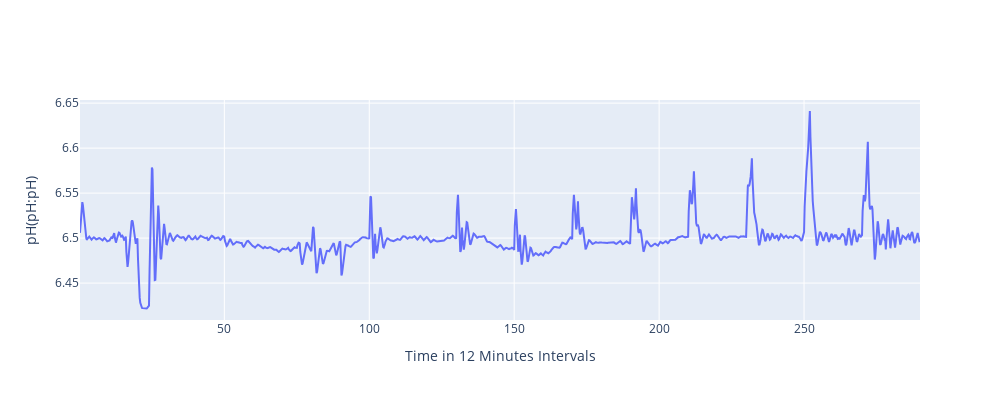
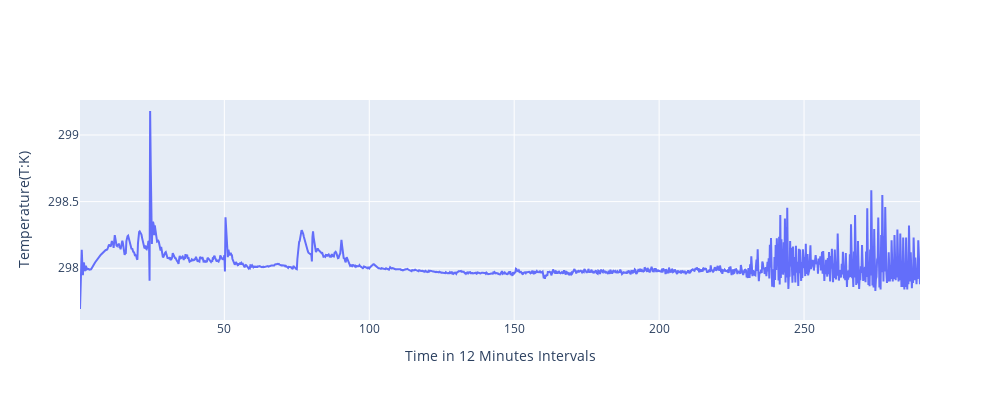

The cell these charts' notebook holds for them, in order:
### Markdown cell above
- ##### Here we can see that there are two distinct groups of features. One of them display a certain trend with time, with visible cyclic patterns in the 25-50 hour time interval unit. The other group, namely pH and Temperature, display a highly cyclic pattern within a much shorter time interval.

- ##### Let's zoom on pH and Temperature further

### Code cell
for i in ['pH(pH:pH)','Temperature(T:K)'] :
#for i in ['Aeration rate(Fg:L/h)','PAA flow(Fpaa:PAA flow (L/h))','2400','target_pennicilin']:
#for i in target_features:
    fig = go.Figure()

    yaxis_title = i

    


    
# Add trace
    fig.add_trace(go.Scatter(
        x=data_grouped.index,#df_batch['Time (h)'],
        y=data_grouped[i],
        mode="lines",  # or "lines+markers
        name="y value",
   
    ))

    fig.update_layout(
        width=1000,    # width in pixels
        height=400,   # height in pixels
        xaxis_title='Time in 12 Minutes Intervals',
        yaxis_title=yaxis_title

    )
    fig.show()

### Figure 1 — Plotly figure (JSON) as saved in the notebook; plotly's stock layout.template omitted (floating-point values rounded to 4 significant figures; data arrays with more than 128 entries replaced by an {"elided": "..."} marker saying what was removed)
{"data": [{"mode": "lines", "name": "y value", "type": "scatter", "x": {"elided": "1450 float values"}, "y": {"elided": "1450 float values"}}], "layout": {"height": 400, "width": 1000, "xaxis": {"title": {"text": "Time in 12 Minutes Intervals"}}, "yaxis": {"title": {"text": "pH(pH:pH)"}}}}

### Figure 2 — Plotly figure (JSON) as saved in the notebook; plotly's stock layout.template omitted (floating-point values rounded to 4 significant figures; data arrays with more than 128 entries replaced by an {"elided": "..."} marker saying what was removed)
{"data": [{"mode": "lines", "name": "y value", "type": "scatter", "x": {"elided": "1450 float values"}, "y": {"elided": "1450 float values"}}], "layout": {"height": 400, "width": 1000, "xaxis": {"title": {"text": "Time in 12 Minutes Intervals"}}, "yaxis": {"title": {"text": "Temperature(T:K)"}}}}
